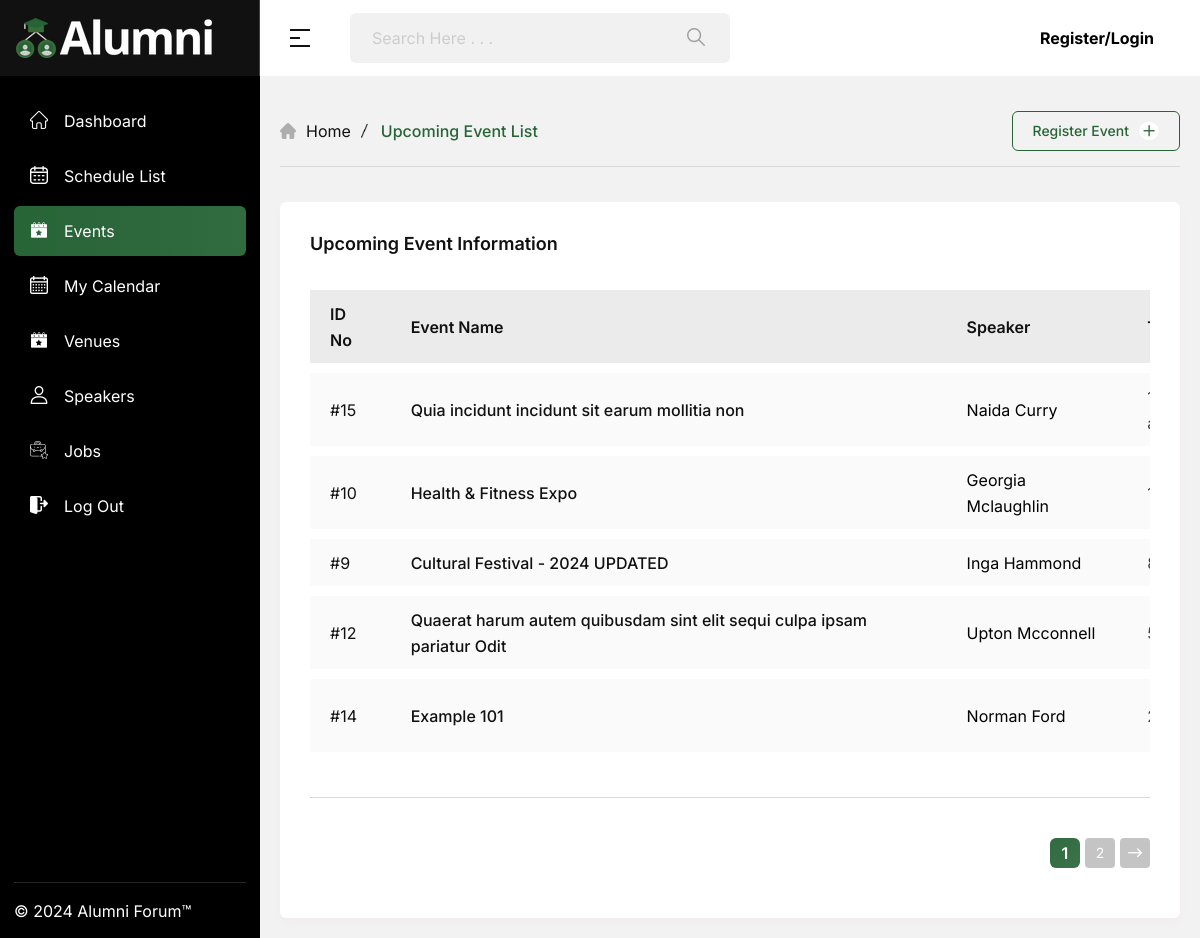
Screenshot of /events/ with the database file from the repository.
### apps/users/models.py (models this page shows, shortened)
class Event(models.Model):
    EVENT_TYPES = (
        ('Everyone', 'Everyone'),
        ('Adults', 'Adults'),
        ('Children', 'Children'),
    )
    EVENT_STATUSES = (
        ('Confirmed', 'Confirmed'),
        ('Pending', 'Pending'),
        ('Children', 'Children'),
    )
    title = models.CharField(max_length=100)
    slug = models.SlugField(unique=True)
    image = models.ImageField(upload_to="events/")
    event_type = models.CharField(max_length=10, choices=EVENT_TYPES, default="Everyone")
    details = models.TextField()
    date = models.DateField()
    time = models.TimeField()
    ticket_price = models.IntegerField()
    speaker = models.ForeignKey('users.Speaker', on_delete=models.CASCADE)
    venue = models.ForeignKey('users.Venue', on_delete=models.SET_NULL, null=True, blank=True)
    total_seats = models.IntegerField()
    total_views = models.IntegerField(default=1)
    event_status = models.CharField(max_length=10, choices=EVENT_STATUSES, default="Confirmed")
    created_at = models.DateTimeField(auto_now_add=True)
    updated_at = models.DateTimeField(auto_now=True)
    def get_absolute_url(self):
        return reverse("users:event", kwargs={
            'slug': self.slug
        })
    def get_update_url(self):
        return reverse("users:update-event", kwargs={
            'slug': self.slug
        })
    def get_delete_url(self):
        return reverse("users:delete-event", kwargs={
            'slug': self.slug
        })

class Speaker(models.Model):
    GENDER_CHOICES = (
        ('Male', 'Male'),
        ( 'Female','Female'),
        ('Other', 'Other')
    )
    name = models.CharField(max_length=100)
    email = models.EmailField(max_length=100)
    bio = models.TextField()
    phone = models.CharField(max_length=20, blank=True, null=True)
    career = models.CharField(max_length=50, default='Speaker')
    gender = models.CharField(max_length=6, null=True, blank=True, choices=GENDER_CHOICES)
    image = models.ImageField(upload_to="speakers/", null=True)
    created_at = models.DateTimeField(auto_now_add=True)
    updated_at = models.DateTimeField(auto_now=True)

### apps/users/views.py (the view)
# urls.py: path('events/', views.events, name='events'),
def events(request):
    query = request.GET.get("query", "")
    all_events = Event.objects.all().order_by('-date')
    if query:
        all_events = all_events.filter(Q(title__icontains=query)|Q(details__icontains=query))
    total_results = all_events.count()
    page = request.GET.get('page', 1)
    results_per_page = 5
    paginator = Paginator(all_events, results_per_page)
    page_events = paginator.page(page)
    page_numbers = paginator.get_elided_page_range(page, on_each_side=2, on_ends=3)
    start_index = (page_events.number - 1) * results_per_page + 1
    end_index = min(start_index + results_per_page - 1, total_results)
    return render(request, 'events.html', {
        'events': page_events,
        'page_numbers': page_numbers,
        'start_index': start_index,
        'end_index': end_index,
        'query': query,
        'page': 'events',
    })

### apps/users/models.py (called while the page is built)
    def __str__(self):
        return self.name

### apps/users/templatetags/main_extras.py (called while the page is built)
@register.simple_tag(takes_context=True)
def query_transform(context, **kwargs):
    query = context['request'].GET.copy()
    for k, v in kwargs.items():
        query[k] = v
    return query.urlencode()

### templates/events.html (shortened to what this page needs)
{% extends 'base.html' %} {% load static %} {% block content %}
<div class="app__slide-wrapper">
  <div class="breadcrumb__area">
    <div class="breadcrumb__wrapper mb-35">
      <div class="breadcrumb__main">
        <div class="breadcrumb__inner">
          <div class="breadcrumb__icon">
            <i class="flaticon-home"></i>
          </div>
          <div class="breadcrumb__menu">
            <nav>
              <ul>
                <li>
                  <span><a href="{% url 'users:home' %}">Home</a></span>
                </li>
                <li class="active"><span>Upcoming Event List</span></li>
              </ul>
            </nav>
          </div>
        </div>
        <div class="breadcrum__button">
          {% if request.user.is_superuser %}
          <a class="breadcrum__btn event__popup-active" href="{% url 'users:create-event' %}">Create Event<i class="fa-regular fa-plus"></i></a>
          {% else %}
          <a class="breadcrum__btn event__popup-active" href="{% url 'users:register-event' %}">Register Event<i class="fa-regular fa-plus"></i></a>
          {% endif %}
        </div>
      </div>
    </div>
  </div>
  <div class="event__list-area pb-20">
    <div class="event__content-inner">
      <div class="tab-content" id="myTabContent">
        <div class="tab-pane fade show active" id="day-tab-1-pane" role="tabpanel" aria-labelledby="day-tab-1" tabindex="0">
          <div class="body__card-wrapper">
            <h4 class="event__information-title mb-25">Upcoming Event Information</h4>
            <div class="attendant__wrapper mb-35">
              <table>
                <thead>
                  <tr>
                    <th>ID No</th>
                    <th>Event Name</th>
                    <th>Speaker</th>
                    <th>Time</th>
                  </tr>
                </thead>
                <tbody>
                  {% for event in events %}
                  <tr>
                    <td>
                      <div class="attendant__serial">
                        <span>#{{ event.id }}</span>
                      </div>
                    </td>
                    <td>
                      <div class="attendant__seminer">
                        <span><a href="{{ event.get_absolute_url }}">{{ event.title }}</a></span>
                      </div>
                    </td>
                    <td>
                      <div class="attendant__speakers">
                        <div class="attendant__speakers-thumb">
                          {{ event.speaker.name }}
                        </div>
                      </div>
                    </td>
                    <td>
                      <div class="attendant__time">
                        <span>{{ event.time }}</span>
                      </div>
                    </td>
                  </tr>
                  {% endfor %}
                </tbody>
              </table>
            </div>
            {% include 'includes/pagination.html' with results=events %}
          </div>
        </div>
      </div>
    </div>
  </div>
</div>
{% endblock %}

### assets/css/spacing.css (style rules this page uses)
.mb-25 { margin-bottom:25px }
.mb-35 { margin-bottom:35px }
.pb-20 { padding-bottom:20px }

### assets/css/notifications.css (style rules this page uses)
:root { --success: #22C55E; --info: #3B82F6; --warning: #F97316; --error: #EF4444; }

### assets/css/custom.css (style rules this page uses)
.attendant__wrapper table > :not(caption) > * > * { border-radius: 0 !important; }

### rows the page displays
Event: id "15", title "Quia incidunt incidunt sit earum mollitia non", speaker.name "Naida Curry"
Event: id "10", title "Health & Fitness Expo", speaker.name "Georgia Mclaughlin"
Event: id "9", title "Cultural Festival - 2024 UPDATED", speaker.name "Inga Hammond"
Event: id "12", title "Quaerat harum autem quibusdam sint elit sequi culpa ipsam pariatur Odit", speaker.name "Upton Mcconnell"
Event: id "14", title "Example 101", speaker.name "Norman Ford"

### other values shown
{{ page }} "1"
{{ page }} "2"
